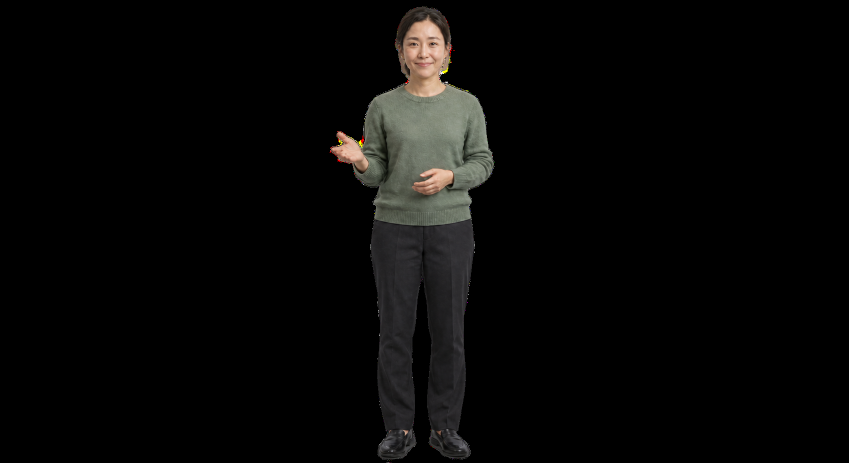
#> input picture Assets/Resources/ProfessorBaekSoDamHappyTransparent.png, 1698 x 926 px (shown at 1/2 size); its folder holds only this picture in this run
$ python generate_portrait_faces.py ../Assets/Resources/ProfessorBaekSoDamHappyTransparent.png
#> lines starting #> are read from the running program, lines starting #| are printed output that depends on the picture
"""Regenerates Assets/Scripts/PortraitFaces.cs from the professor portraits.

Run from the repository root after adding or replacing any Assets/Resources/Professor*Transparent.png:

    pip install "opencv-python-headless<5" "numpy<2.3"
    python Tools/generate_portrait_faces.py            # writes the table
    python Tools/generate_portrait_faces.py --sheet    # also writes Temp/portrait_faces_sheet*.jpg to check by eye

The Unity Editor warns in the Console when a portrait is missing from the table or changed since it was generated
(Assets/Editor/PortraitFacesCheck.cs). Until the table is regenerated, such a picture falls back to the old framing.

How it works: OpenCV's Haar face detector finds the face (trying small rotations for tilted heads, and keeping only
a face near the top of the figure so printed shirts and hands are ignored). The detector's box size wobbles between
the moods of one professor, so per professor the face/head-width ratio and the face's drop below the top of the
figure are taken as medians and applied to every mood. OVERRIDES fixes pictures the detector gets wrong.
"""
import glob, hashlib, os, re, statistics, sys

import cv2
import numpy as np

ROOT = os.path.dirname(os.path.dirname(os.path.abspath(__file__)))
RESOURCES = os.path.join(ROOT, "Assets", "Resources")
OUTPUT = os.path.join(ROOT, "Assets", "Scripts", "PortraitFaces.cs")

# Face boxes set by hand (x, y, size in source pixels) where detection fails.
OVERRIDES = {
    "ProfessorGuMath": (381, 128, 221),   # tilted head: Haar only finds one eye
}
FACE, FACE_Y, REACH, BOOST_CAP = 140, 345, 660, 1.35   # must match DuoFaceHeight / DuoFaceY in GameController.Duo.cs

CASCADES = [cv2.CascadeClassifier(cv2.data.haarcascades + n)
            for n in ("haarcascade_frontalface_default.xml", "haarcascade_frontalface_alt2.xml")]


def professor_of(name):
    return re.sub(r"(Happy|Frown|Hover)?Transparent$", "", name)


def detect(img, bbox):
    h, w = img.shape[:2]
    alpha = img[:, :, 3:4].astype(np.float32) / 255
    rgb = (img[:, :, :3].astype(np.float32) * alpha + 128 * (1 - alpha)).astype(np.uint8)
    gray = cv2.equalizeHist(cv2.cvtColor(rgb, cv2.COLOR_BGR2GRAY))
    figure_h = bbox[3] - bbox[1]
    for angle in (0, 12, -12, 22, -22):
        m = cv2.getRotationMatrix2D((w / 2, h / 2), angle, 1.0)
        g = cv2.warpAffine(gray, m, (w, h), borderValue=128) if angle else gray
        mi = cv2.invertAffineTransform(m)
        found = []
        for c in CASCADES:
            for (x, y, fw, fh) in c.detectMultiScale(g, 1.05, 5, minSize=(max(24, figure_h // 22),) * 2):
                px, py = mi @ np.array([x + fw / 2, y + fh / 2, 1.0])
                fx, fy = px - fw / 2, py - fh / 2
                if fy - bbox[1] < 1.3 * fh + .04 * figure_h:   # only hair sits above a face
                    found.append((fx, fy, fw))
        if found:
            return min(found, key=lambda f: f[1])
    return None


def head_width(img, cx, cy):
    row = img[int(cy), :, 3] > 40
    l = r = int(cx)
    while l > 0 and row[l - 1]: l -= 1
    while r < len(row) - 1 and row[r + 1]: r += 1
    return r - l + 1


def main():
    data = {}
    for path in sorted(glob.glob(os.path.join(RESOURCES, "Professor*Transparent.png"))):
        name = os.path.basename(path)[:-4]
        img = cv2.imread(path, cv2.IMREAD_UNCHANGED)
#> img is the input picture: shape (926, 1698, 4); mean B, G, R, A 6.9, 7.7, 8, 23.6
        if img is None or img.ndim != 3 or img.shape[2] != 4:
            print("skipped (no alpha):", name); continue
        ys, xs = np.nonzero(img[:, :, 3] > 20)
        bbox = [int(xs.min()), int(ys.min()), int(xs.max()), int(ys.max())]
#> bbox = [662, 14, 987, 917]
        if professor_of(name) in OVERRIDES:
            x, y, s = OVERRIDES[professor_of(name)]
            face = (x, y, s)
        else:
            face = detect(img, bbox)
#> in detect, `alpha = img[:, :, 3:4].astype(np.float32) / 255`:
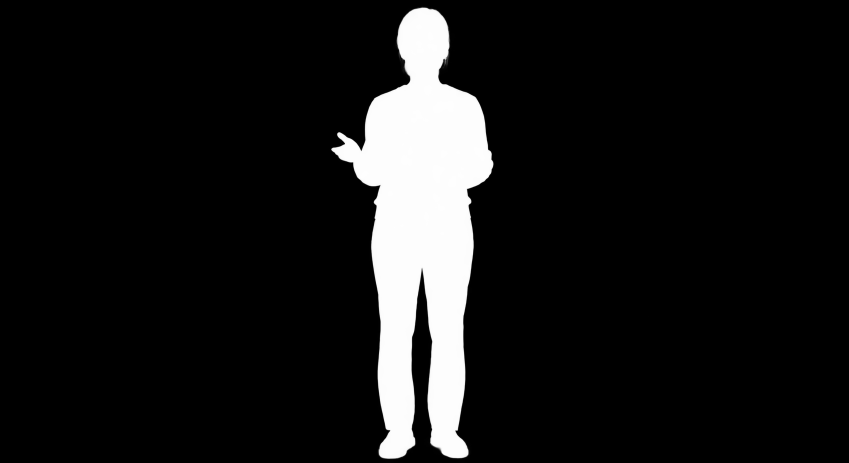
#> alpha: shape (926, 1698, 1) float32 (shown at 1/2 size); min 0, max 1, mean 0.0925
#> in detect, `rgb = (img[:, :, :3].astype(np.float32) * alpha + 128 * (1 - alpha)).a..`:
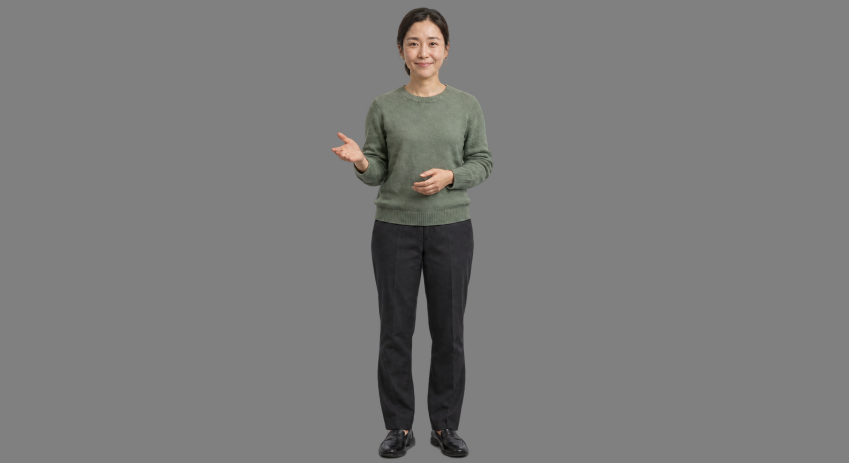
#> rgb: shape (926, 1698, 3) (shown at 1/2 size); mean B, G, R 122.7, 123.4, 123.7
#> in detect, `gray = cv2.equalizeHist(cv2.cvtColor(rgb, cv2.COLOR_BGR2GRAY))`:
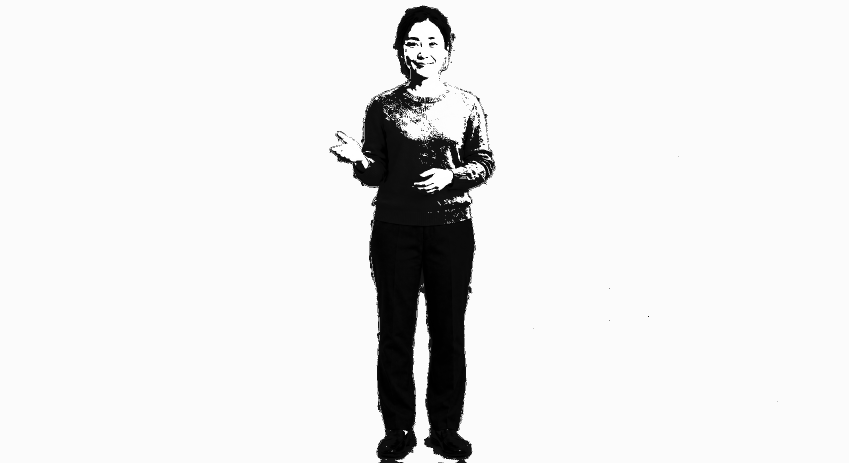
#> gray: shape (926, 1698) (shown at 1/2 size); min 0, max 255, mean 231.4
#> in detect, `figure_h = bbox[3] - bbox[1]`: figure_h = 903
#> face = (792, 43, 112)
        if face is None:
            print("NO FACE FOUND, add an override:", name); continue
        x, y, s = face
#> x = 792; y = 43; s = 112
        data[name] = dict(img=img, size=img.shape[1::-1], bbox=bbox, face=face,
                          head=head_width(img, x + s / 2, y + s / 2),
                          hash=hashlib.md5(open(path, "rb").read()).hexdigest()[:12])
#> in head_width, `l = r = int(cx)`: l = 848
#> the loop in head_width, `while l > 0 and row[l - 1]: l -= 1` made 51 passes
#> l on passes 1 to 12: 847, 846, 845, 844, 843, 842, 841, 840, 839, 838, 837, 836
#> after the loop in head_width, `while l > 0 and row[l - 1]: l -= 1`: l = 797
#> the loop in head_width, `while r < len(row) - 1 and row[r + 1]: r += 1` made 48 passes
#> after the loop in head_width, `while r < len(row) - 1 and row[r + 1]: r += 1`: r = 896

    groups = {}
    for name, v in data.items(): groups.setdefault(professor_of(name), []).append(v)
#> this loop made 1 pass
#> name on pass 1: 'ProfessorBaekSoDamHappyTransparent'
#> after the loop, groups = 1 item
    rows = []
    for prof, vs in groups.items():
        ratio = statistics.median(v["face"][2] / v["head"] for v in vs)
        drop = statistics.median((v["face"][1] + v["face"][2] / 2 - v["bbox"][1]) / v["head"] for v in vs)
        for v in vs:
            w, h = v["size"]
            size = ratio * v["head"]
            v["cx"], v["cy"], v["s"] = (v["face"][0] + v["face"][2] / 2) / w, (v["bbox"][1] + drop * v["head"]) / h, size / h
            v["bottom"] = (v["bbox"][3] + 1) / h
            # A close-up whose cut-off torso would end above the dialogue box is drawn a little larger.
            k = FACE / (v["s"] * h)
            reach = (v["bottom"] - v["cy"]) * h
            v["boost"] = max(1.0, min(BOOST_CAP, (REACH - FACE_Y) / (reach * k)))
        boost = max(v["boost"] for v in vs)
        for v in vs: v["s"] /= boost
        if boost > 1.01: print(f"{prof}: close-up, drawn {boost:.2f}x larger so it reaches the dialogue box")
#> this loop made 1 pass
#> (prof, ratio, drop, boost) on pass 1: ('ProfessorBaekSoDam', 1.12, 0.85, 1)
#> after the loop, v = 11 items

    lines = ["using System.Collections.Generic;", "",
             "// GENERATED by Tools/generate_portrait_faces.py - do not edit by hand; rerun it when portraits change.",
             "// Per image: X = face centre as a share of the width; Y = face centre, Size = face height used for scaling",
             "// (smaller than the real face for a close-up whose cut-off torso would otherwise end above the dialogue box),",
             "// Bottom = lowest pixel of the figure; Y, Size, Bottom as shares of the height from the top. Aspect = source",
             "// width / height: Unity imports these pictures stretched to power-of-two sizes, so the texture's own size is",
             "// not the picture's shape. Every professor is drawn from this with the same face size and eye line.",
             "public static class PortraitFaces", "{",
             "    public readonly struct Entry", "    {",
             "        public readonly float X, Y, Size, Bottom, Aspect;",
             "        public Entry(float x, float y, float size, float bottom, float aspect) { X = x; Y = y; Size = size; Bottom = bottom; Aspect = aspect; }",
             "    }", "",
             "    public static readonly Dictionary<string, Entry> Face = new Dictionary<string, Entry>", "    {"]
    for name in sorted(data):
        v = data[name]; w, h = v["size"]
        lines.append(f'        ["{name}"] = new Entry({v["cx"]:.4f}f, {v["cy"]:.4f}f, {v["s"]:.4f}f, {v["bottom"]:.4f}f, {w / h:.4f}f),')
#> this loop made 1 pass
#> (name, w, h) on pass 1: ('ProfessorBaekSoDamHappyTransparent', 1698, 926)
#> after the loop, lines = 19 items
    lines += ["    };", "",
              "    // MD5 (first 12 hex digits) of each source file, so the Editor can tell when a picture changed.",
              "    public static readonly Dictionary<string, string> SourceHash = new Dictionary<string, string>", "    {"]
    for name in sorted(data):
        lines.append(f'        ["{name}"] = "{data[name]["hash"]}",')
#> after the loop, lines = 25 items
    lines += ["    };", "}", ""]
    with open(OUTPUT, "w", encoding="utf-8-sig", newline="\r\n") as f:
        f.write("\n".join(lines))
    print(f"wrote {len(data)} portraits to {os.path.relpath(OUTPUT, ROOT)}")
#| wrote 1 portraits to Assets/Scripts/PortraitFaces.cs

    if "--sheet" in sys.argv:
        tiles = []
        for name in sorted(data):
            v = data[name]; img = v["img"]; w, h = v["size"]
            a = img[:, :, 3:4].astype(np.float32) / 255
            rgb = (img[:, :, :3] * a + 200 * (1 - a)).astype(np.uint8)
            scale = 180 / h
            t = cv2.resize(rgb, (max(1, int(w * scale)), 180))
            s = v["s"] * h * scale; cx = v["cx"] * w * scale; cy = v["cy"] * h * scale
            cv2.rectangle(t, (int(cx - s / 2), int(cy - s / 2)), (int(cx + s / 2), int(cy + s / 2)), (0, 0, 255), 2)
            cv2.putText(t, name[9:-11][:16], (2, 12), cv2.FONT_HERSHEY_SIMPLEX, .38, (0, 140, 0), 1)
            tiles.append(t)
        out_dir = os.path.join(ROOT, "Temp"); os.makedirs(out_dir, exist_ok=True)
        rows, row, width = [], [], 0
        for t in tiles:
            if width + t.shape[1] > 1800: rows.append(row); row, width = [], 0
            row.append(t); width += t.shape[1]
        rows.append(row)
        rows = [np.hstack(r + [np.zeros((180, 1800 - sum(x.shape[1] for x in r), 3), np.uint8)]) for r in rows]
        for i in range(0, len(rows), 5):
            p = os.path.join(out_dir, f"portrait_faces_sheet{i // 5}.jpg")
            cv2.imwrite(p, np.vstack(rows[i:i + 5])); print("sheet:", os.path.relpath(p, ROOT))


if __name__ == "__main__":
    main()

$ run again, on Assets/Resources/ProfessorChaTransparent.png
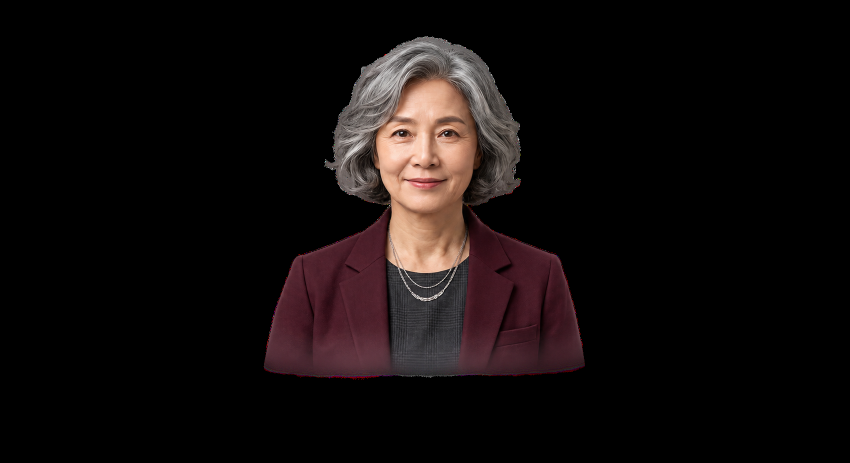
#> input picture Assets/Resources/ProfessorChaTransparent.png, 1699 x 926 px (shown at 1/2 size)
#> in main, img is the input picture: shape (926, 1699, 4); mean B, G, R, A 12.1, 12.4, 17.7, 38.8
#> bbox = [530, 77, 1166, 744]
#> in detect, `rgb = (img[:, :, :3].astype(np.float32) * alpha + 128 * (1 - alpha)).a..`:
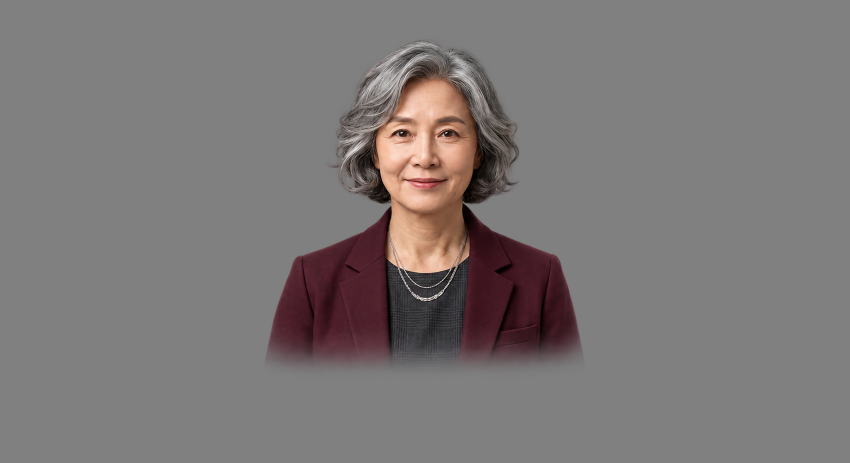
#> rgb: shape (926, 1699, 3) (shown at 1/2 size); mean B, G, R 119.2, 119.7, 124.4
#> in detect, `gray = cv2.equalizeHist(cv2.cvtColor(rgb, cv2.COLOR_BGR2GRAY))`:
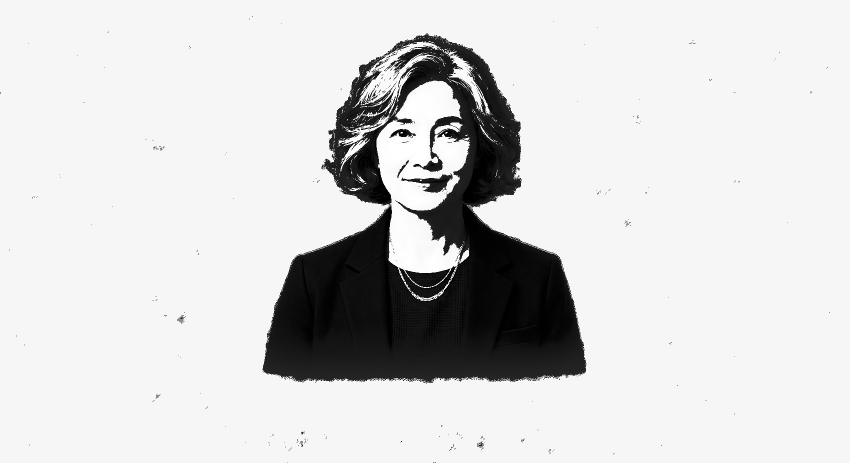
#> gray: shape (926, 1699) (shown at 1/2 size); min 0, max 255, mean 213.2
#> figure_h = 667
#> face = (731, 173, 239)
#> x = 731; y = 173; s = 239
#> in head_width, `l = r = int(cx)`: l = 850
#> the loop in head_width, `while l > 0 and row[l - 1]: l -= 1` made 181 passes
#> l on passes 1 to 3: 849, 848, 847
#> after the loop in head_width, `while l > 0 and row[l - 1]: l -= 1`: l = 669
#> after the loop in head_width, `while r < len(row) - 1 and row[r + 1]: r += 1`: r = 1034
#> the loop in main, `for name, v in data.items(): groups.setdefault(professor_of(name), [])..` made 1 pass
#> name on pass 1: 'ProfessorChaTransparent'
#> after the loop in main, `for name, v in data.items(): groups.setdefault(professor_of(name), [])..`: groups = 1 item
#> the loop in main, `for prof, vs in groups.items():` made 1 pass
#> (prof, ratio, drop, boost) on pass 1: ('ProfessorCha', 0.653, 0.589, 1.19)
#> (printed output is left out)
#> after the loop in main, `for prof, vs in groups.items():`: v = 11 items
#> the loop in main, `for name in sorted(data):` made 1 pass
#> (name, w, h) on pass 1: ('ProfessorChaTransparent', 1699, 926)
#> after the loop in main, `for name in sorted(data):`: lines = 19 items
#> the loop in main, `for name in sorted(data):` made 1 pass
#> after the loop in main, `for name in sorted(data):`: lines = 25 items
#| wrote 1 portraits to Assets/Scripts/PortraitFaces.cs
